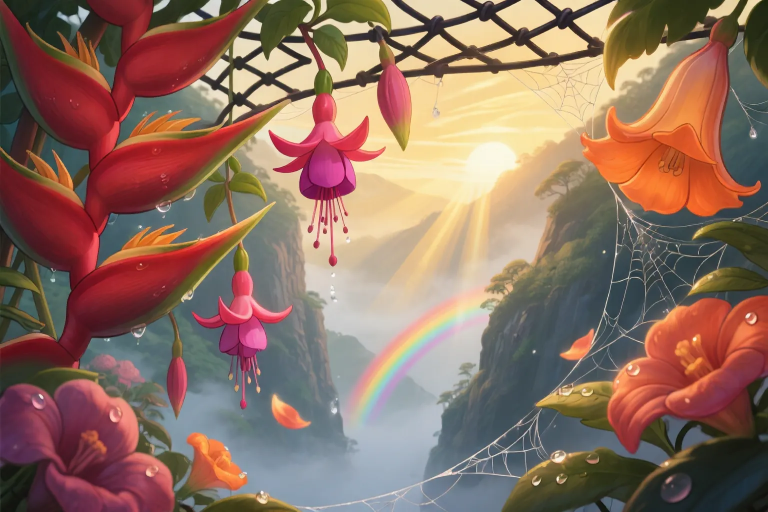
#> input picture assets/dot-near-3-B5Tzm8Kp.webp, 1536 x 1024 px (shown at 1/2 size)
$ python backdrop-flood.py ../assets/dot-near-3-B5Tzm8Kp.webp ../assets/night-wing-monarch-BDqWrjlS.webp ../assets/night-wing-monarch-BDqWrjlS.webp 1.0 5
#> lines starting #> are read from the running program, lines starting #| are printed output that depends on the picture; after the words box and inside, x2 and y2 are one past the last pixel; in counts of white or black regions, pixels touching at a corner belong together
"""Cut a background strip out of a SHADED backdrop (Kling paints a soft gradient sky instead of one flat key colour):
the background is everything connected to the edges that stays close in colour to the sky where it was seeded (many seeds along
the top and the upper sides, so the whole gradient is covered). The watermark in the bottom-right corner is painted out first. Usage:
    python3 scripts/backdrop-flood.py <in> src/assets/backdrops/w<N>-<mid|near|far>.webp <mid|near|far> [tolerance]"""
import sys, cv2, numpy as np

def unmark(im):
    h, w = im.shape[:2]
#> h = 1024; w = 1536
    x0, y0, x1, y1 = int(0.86 * w), int(0.92 * h), int(0.995 * w), int(0.99 * h)
#> x0 = 1320; y0 = 942; x1 = 1528; y1 = 1013
    roi = im[y0:y1, x0:x1].astype(int)
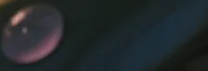
#> roi: shape (71, 208, 3) int64; mean B, G, R 43.6, 41.3, 35.3
    mask = np.zeros((h, w), np.uint8)
    mask[y0:y1, x0:x1] = cv2.dilate((roi.min(axis=2) > 150).astype(np.uint8) * 255, np.ones((7, 7), np.uint8))
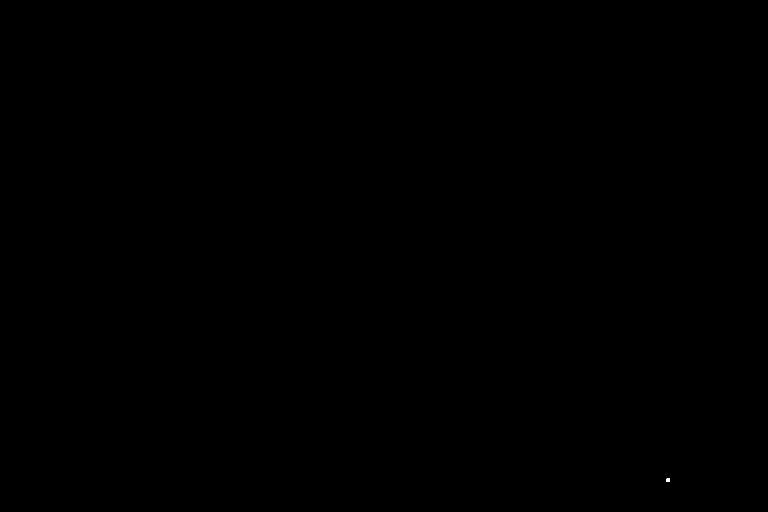
#> mask: shape (1024, 1536) (shown at 1/2 size); 0% white; 1 white region, box (x1, y1, x2, y2) and area: (1333, 957, 1340, 964) 49
    return cv2.inpaint(im, mask, 9, cv2.INPAINT_TELEA)

def main(src, dst, kind, tol=40, hue_band=10):
    im = unmark(cv2.imread(src))
    h, w = im.shape[:2]
#> h = 1024; w = 1536
    nh = 600
    im = cv2.resize(im, (round(w * nh / h), nh), interpolation=cv2.INTER_AREA)
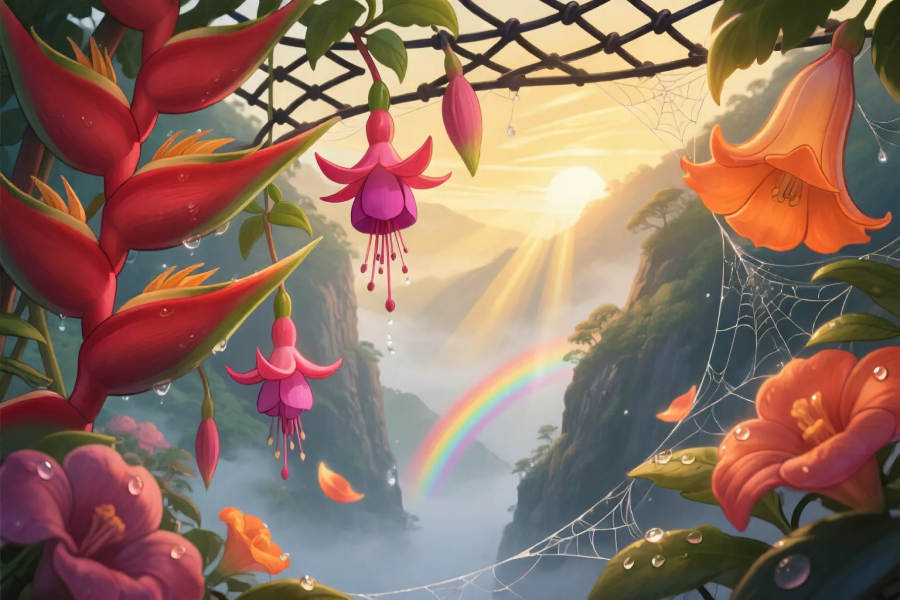
#> im: shape (600, 900, 3); mean B, G, R 97.7, 112, 141.9
    h, w = im.shape[:2]
#> h = 600; w = 900
    if kind == 'far':
        cv2.imwrite(dst, im, [cv2.IMWRITE_WEBP_QUALITY, 88])
        print(dst, (w, h))
        return
    smooth = cv2.GaussianBlur(im, (5, 5), 0)
    mask = np.zeros((h + 2, w + 2), np.uint8)
    # fixed range: each fill takes only colours close to its own seed, so it cannot creep along a soft edge into the painting
    flags = 4 | cv2.FLOODFILL_MASK_ONLY | cv2.FLOODFILL_FIXED_RANGE | (255 << 8)
    # seed along the whole top edge, and down the sides through the top half
    seeds = [(x, 0) for x in range(0, w, 6)] + [(0, y) for y in range(0, h // 2, 6)] + [(w - 1, y) for y in range(0, h // 2, 6)]
    for (x, y) in seeds:
        if mask[y + 1, x + 1]:
            continue
        cv2.floodFill(smooth, mask, (x, y), 0, (tol,) * 3, (tol,) * 3, flags)
    bg = mask[1:-1, 1:-1] > 0
    # pockets of sky the fill cannot reach (between two rocks): anything of the sky's own hue and strength is sky too. This only works
    # because the sky's hue is one the painting does not use (teal behind a volcano); pass hue=0 to skip it
    if hue_band:
        sky_hue = np.median(cv2.cvtColor(im, cv2.COLOR_BGR2HSV)[bg][:, 0]) if bg.any() else None
#> sky_hue = 37
        if sky_hue is not None:
            hsv = cv2.cvtColor(smooth, cv2.COLOR_BGR2HSV).astype(int)
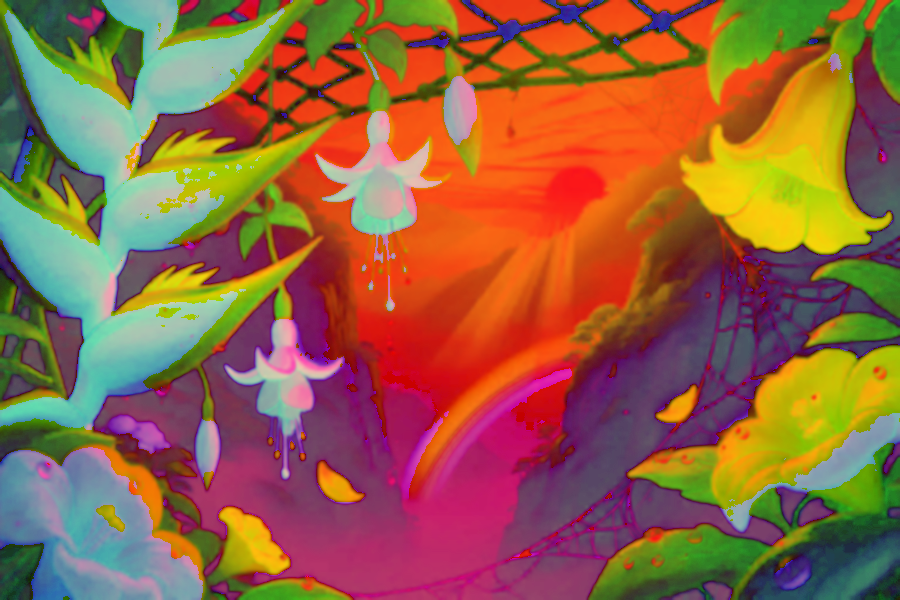
#> hsv: shape (600, 900, 3) int64; mean B, G, R 67.3, 98.8, 148
            near_hue = np.abs(hsv[..., 0] - sky_hue) <= hue_band
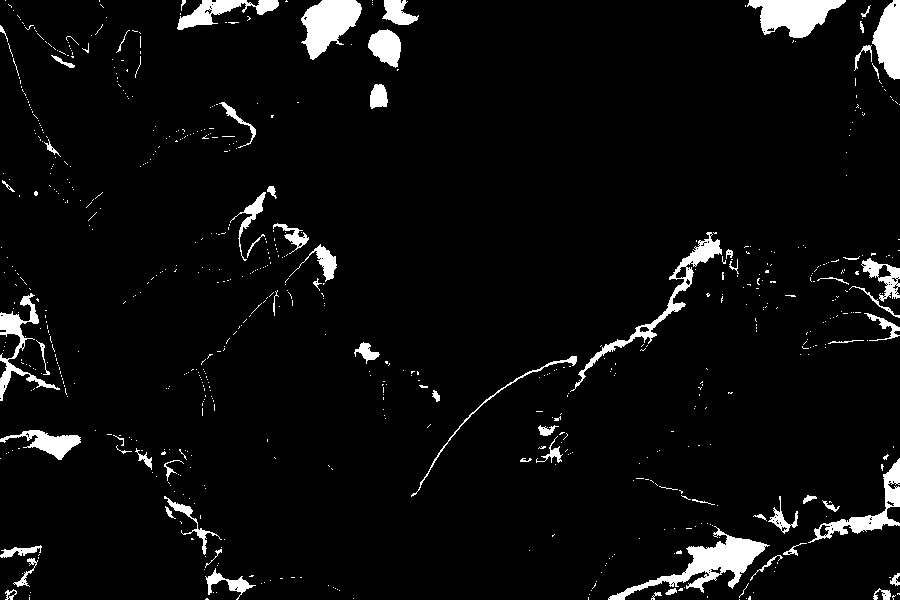
#> near_hue: shape (600, 900) bool; 4.9% white; 694 white regions (625 under 20 px), largest, box (x1, y1, x2, y2) and area: (608, 526, 770, 600) 2923, (747, 0, 846, 38) 2258, (301, 0, 362, 60) 2205
            bg |= near_hue & (hsv[..., 1] > 90) & (hsv[..., 2] > 70)
#> bg: shape (600, 900) bool; 1.6% white; 230 white regions (181 under 20 px), largest, box (x1, y1, x2, y2) and area: (305, 0, 362, 60) 1661, (368, 30, 401, 68) 868, (382, 0, 419, 25) 569
    # close pinholes, then a soft one-pixel edge
    bg = cv2.morphologyEx(bg.astype(np.uint8), cv2.MORPH_CLOSE, np.ones((3, 3), np.uint8)) > 0
#> bg: shape (600, 900) bool; 1.7% white; 184 white regions (143 under 20 px), largest, box (x1, y1, x2, y2) and area: (305, 0, 362, 60) 1699, (368, 30, 401, 71) 878, (883, 148, 900, 235) 634
    alpha = cv2.GaussianBlur((~bg).astype(np.float32), (3, 3), 0)
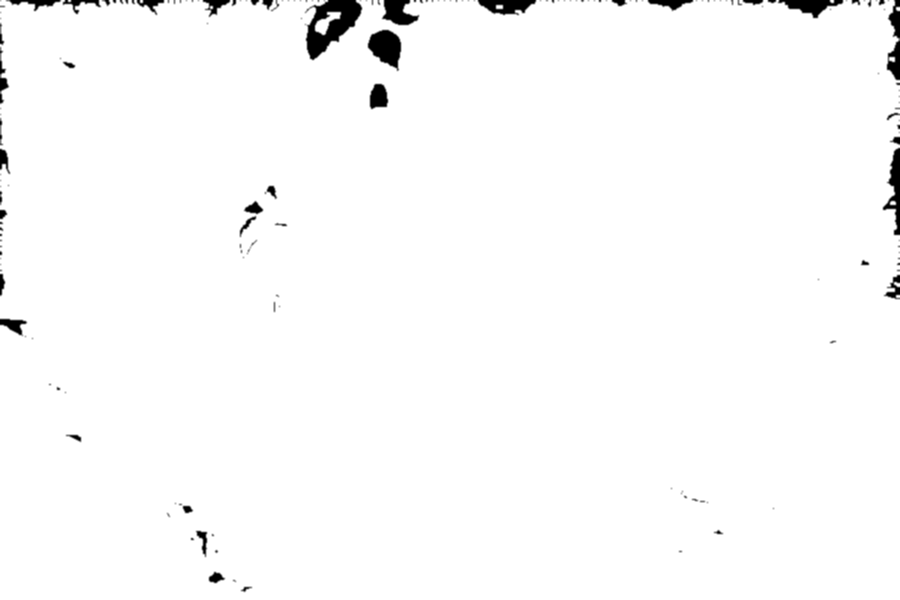
#> alpha: shape (600, 900) float32; min 0, max 1, mean 0.983
    # take the sky's tint back out of the edge pixels
    sky = np.median(im[bg].reshape(-1, 3), axis=0) if bg.any() else np.zeros(3)
#> sky = [37, 75, 69]
    edge = (alpha > 0) & (alpha < 1)
#> edge: shape (600, 900) bool; 1.4% white in thin lines or dots
    out = im.astype(np.float32)
    a3 = alpha[..., None]
    fixed = np.clip((out - (1 - a3) * sky) / np.maximum(a3, 0.05), 0, 255)
    out[edge] = fixed[edge]
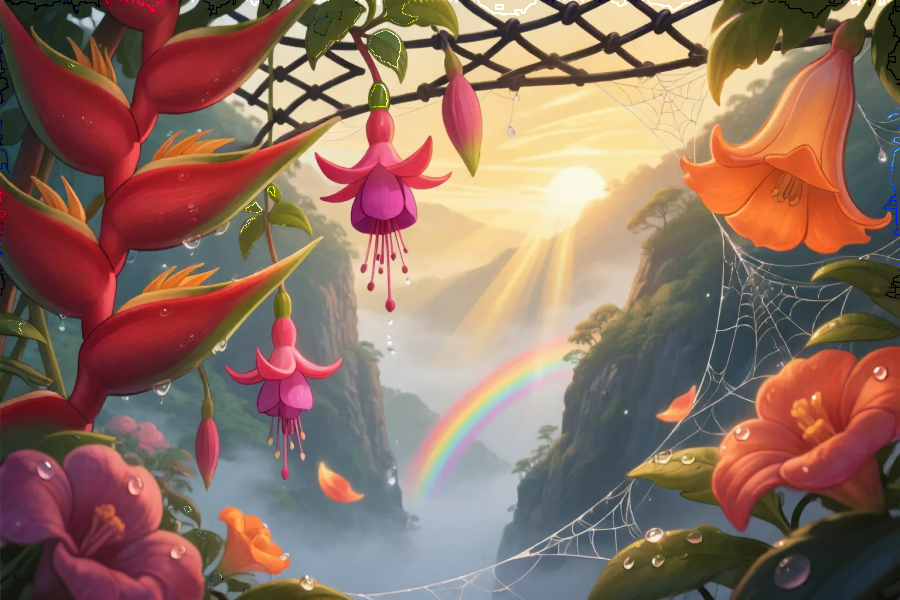
#> out: shape (600, 900, 3) float32; mean B, G, R 97.9, 112.1, 142
    rgba = np.dstack([out.astype(np.uint8), (alpha * 255).astype(np.uint8)])
    cv2.imwrite(dst, rgba, [cv2.IMWRITE_WEBP_QUALITY, 88])
    print(dst, (w, h), 'background', round(bg.mean() * 100), '%')
#| ../assets/night-wing-monarch-BDqWrjlS.webp (900, 600) background 2 %

if __name__ == '__main__':
    main(sys.argv[1], sys.argv[2], sys.argv[3], float(sys.argv[4]) if len(sys.argv) > 4 else 40, int(sys.argv[5]) if len(sys.argv) > 5 else 10)
